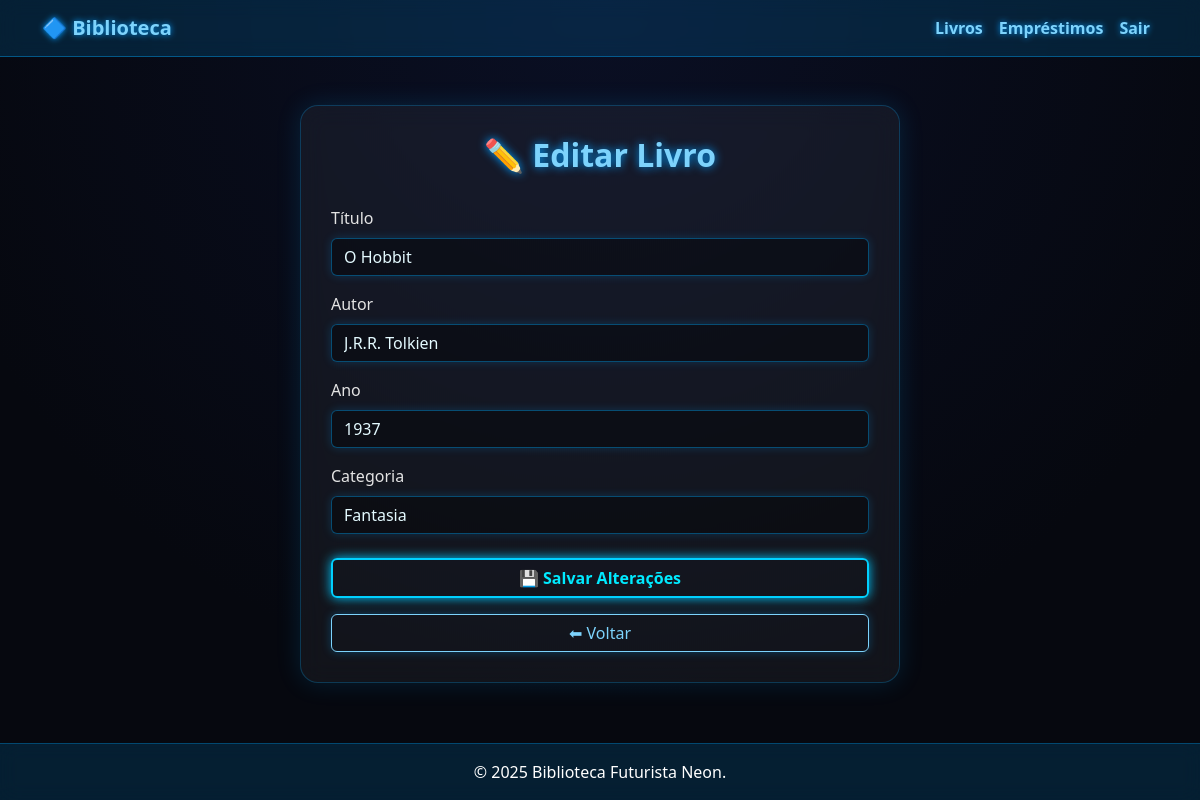
Page /pages/livros_editar.php?id=2 (signed in) on the committed database.
### tables this page shows
CREATE TABLE `livros` (
  `id` int(11) NOT NULL,
  `titulo` varchar(150) NOT NULL,
  `autor` varchar(120) NOT NULL,
  `ano` year(4) NOT NULL,
  `categoria` varchar(100) NOT NULL
);

### pages/livros_editar.php (the view, shortened to what this page needs)
<?php
require "../conexao.php";
$id = intval($_GET['id']);
$sql = "SELECT * FROM livros WHERE id = ?";
$stmt = $con->prepare($sql);
$stmt->bind_param("i", $id);
$stmt->execute();
$result = $stmt->get_result();
$livro = $result->fetch_assoc();
?>
<!DOCTYPE html>
<html lang="pt-br">
<head>
    <link href="https://cdn.jsdelivr.net/npm/bootstrap@5.3.3/dist/css/bootstrap.min.css" rel="stylesheet">
</head>
<body class="d-flex flex-column min-vh-100">
    <nav class="navbar navbar-expand-lg">
      <div class="container">
        <a class="navbar-brand" href="painel.php">🔷 Biblioteca</a>
        <div class="collapse navbar-collapse" id="navbarNav">
          <ul class="navbar-nav ms-auto">
            <li class="nav-item"><a class="nav-link" href="livros.php">Livros</a></li>
            <li class="nav-item"><a class="nav-link" href="emprestimos.php">Empréstimos</a></li>
            <li class="nav-item"><a class="nav-link" href="../logout.php">Sair</a></li>
          </ul>
        </div>
      </div>
    </nav>
    <div class="container d-flex justify-content-center align-items-start my-5 flex-grow-1">
        <div class="card-neon">
            <h2 class="text-center mb-4">✏️ Editar Livro</h2>
            <form method="POST">
                <label class="form-label mt-2">Título</label>
                <input type="text" name="titulo" class="form-control" value="<?= $livro['titulo'] ?>" required>
                <label class="form-label mt-3">Autor</label>
                <input type="text" name="autor" class="form-control" value="<?= $livro['autor'] ?>" required>
                <label class="form-label mt-3">Ano</label>
                <input type="text" name="ano" maxlength="4" pattern="\d{4}" class="form-control" value="<?= $livro['ano'] ?>" required>
                <label class="form-label mt-3">Categoria</label>
                <input type="text" name="categoria" class="form-control" value="<?= $livro['categoria'] ?>" required>
                <button type="submit" class="btn btn-neon w-100 mt-4">💾 Salvar Alterações</button>
            </form>
            <a href="livros.php" class="btn btn-voltar w-100 mt-3">⬅ Voltar</a>
        </div>
    </div>
    <footer class="text-white text-center py-3 mt-auto">
        &copy; 2025 Biblioteca Futurista Neon.
    </footer>
</body>
</html>

### pages/livros_editar.php (style rules this page uses)
body { background: radial-gradient(circle at top, #0a0f24, #06080f 70%); color: #e4e4e4; font-family: "Segoe UI", sans-serif; }
.navbar { background: rgba(0, 170, 255, 0.15); backdrop-filter: blur(10px); border-bottom: 1px solid rgba(0, 170, 255, 0.4); }
.navbar-brand, .nav-link { color: #7dd3fc !important; font-weight: 600; text-shadow: 0 0 6px #009dff; }
.card-neon { background: rgba(255,255,255,0.05); padding: 30px; border-radius: 18px; border: 1px solid rgba(0, 170, 255, 0.25); box-shadow: 0 0 25px rgba(0, 170, 255, 0.15); backdrop-filter: blur(12px); max-width: 600px; width: 100%; }
h2 { color: #7dd3fc; text-shadow: 0 0 10px #009dff; font-weight: 700; }
.form-control { background: rgba(0,0,0,0.35); border: 1px solid rgba(0,170,255,0.4); color: #e4faff; box-shadow: 0 0 10px rgba(0,170,255,0.2); }
.btn-neon { background: transparent; border: 2px solid #00d0ff; color: #00eaff; font-weight: 600; box-shadow: 0 0 12px #00c8ff; transition: 0.3s; }
.btn-voltar { border: 1px solid #7dd3fc; color: #7dd3fc; box-shadow: 0 0 10px rgba(0,170,255,0.3); }
footer { background: rgba(0, 170, 255, 0.15); border-top: 1px solid rgba(0, 170, 255, 0.3); backdrop-filter: blur(10px); }

### rows in the picture
livros: titulo "O Hobbit", autor "J.R.R. Tolkien", ano "1937", categoria "Fantasia"
